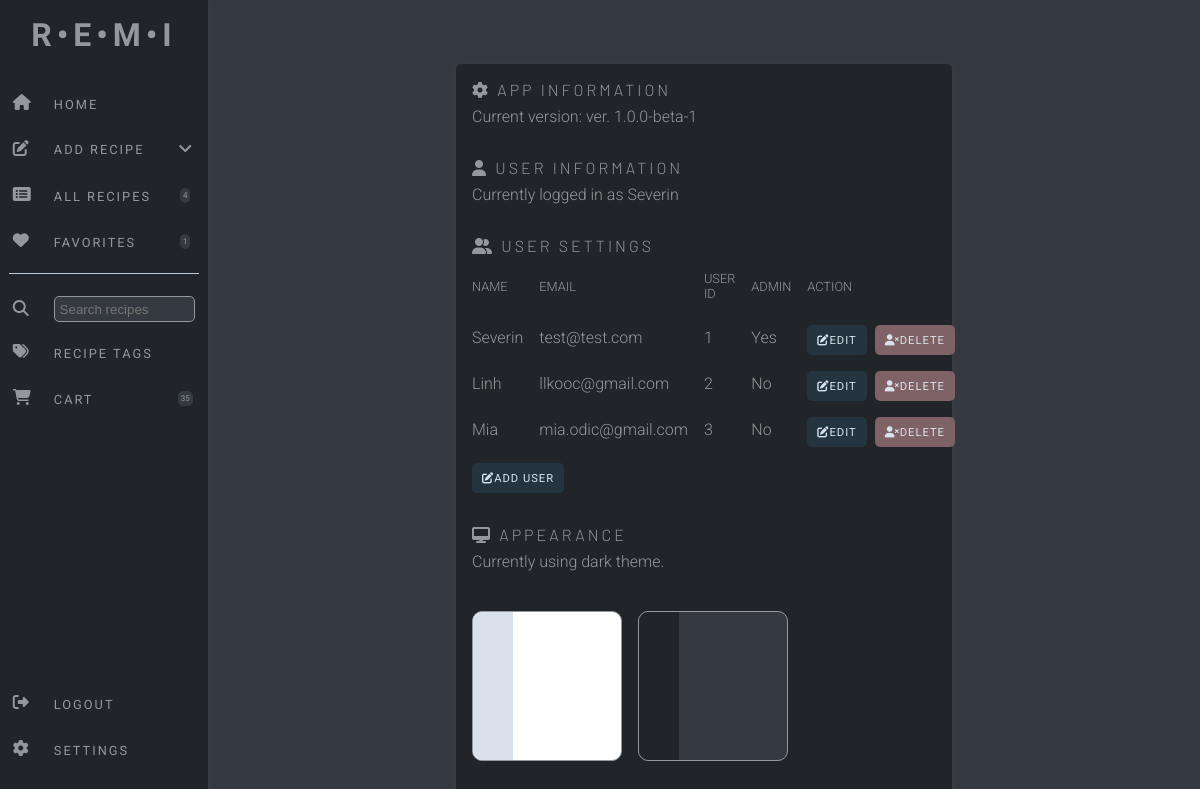
/settings (signed in), run on the app's committed database.
### website/models.py (models this page shows)
class User(db.Model, UserMixin):
    id = db.Column(db.Integer, primary_key=True)
    email = db.Column(db.String(150), unique=True)
    password = db.Column(db.String(150))
    first_name = db.Column(db.String(50))
    admin = db.Column(db.Boolean, default=False)
    recipes = db.relationship('Recipe')
    theme = db.Column(db.String, default="1")

### website/views.py (the view, shortened to what this page needs)
@views.route('/settings', methods=['GET', 'POST'])
@login_required
def settings():
    favorite_total = Recipe.query.filter_by(username=current_user.id, favorite=True).count()
    total_recipes = Recipe.query.filter_by(username=current_user.id).count()
    shopping_list = ShoppingList.query.filter_by(username=current_user.id).count()
    user = User.query.filter_by(id=current_user.id).first()
    theme = user.theme
    all_users = User.query.all()
    return render_template("settings.html", favorite_total=favorite_total, total_recipes=total_recipes, shopping_list=shopping_list, user=current_user,
                           all_users=all_users, theme=theme)

### website/__init__.py (called while the page is built)
def create_app():
    app = Flask(__name__)
    app.config['SECRET_KEY'] = 'sdf897sdf987'
    app.config['SQLALCHEMY_DATABASE_URI'] = f'sqlite:///{DB_NAME}'
    db.init_app(app)
    migrate.init_app(app, db)
    from .views import views
    from .auth import auth
    app.register_blueprint(views, url_prefix='/')
    app.register_blueprint(auth, url_prefix='/')
    from .models import User, Recipe
    with app.app_context():
        db.create_all()
    login_manager = LoginManager()
    login_manager.login_view = 'auth.login'
    login_manager.init_app(app)
    @login_manager.user_loader
    def load_user(id):
        return User.query.get(int(id))
    return app

### website/templates/settings.html (shortened to what this page needs)
{% extends "base.html" %} {% block title %}Home{% endblock %} {% block
    content %}
    <div class="body-wrapper-settings">
      <div class="settings-display">
        <div class="title-settings">
          <i class="fa-solid fa-gear"></i> App Information
        </div>
        <div class="content-settings">
          Current version: ver. 1.0.0-beta-1
        </div>
        <div class="title-settings">
          <i class="fa-solid fa-user"></i> User information
        </div>
        <div class="content-settings">
          Currently logged in as {{ user.first_name }}
        </div>
        {% if user.admin == True %}
        <div class="title-settings">
          <i class="fa-solid fa-user-group"></i> User Settings
        </div>
        <div class="content-settings">
          <div class="users-headings">
            <span class="user-info-heading">Name</span>
            <span class="user-info-heading">Email</span>
            <span class="user-info-heading">User ID</span>
            <span class="user-info-heading">Admin</span>
            <span class="user-info-heading">Action</span>
            {% for user in all_users %}
            <span class="user-info">{{ user.first_name }}</span>
            <span class="user-info">{{ user.email }}</span>
            <span class="user-info">{{ user.id }}</span>
            <span class="user-info">{% if user.admin %}Yes{% else %}No{% endif %}</span>
            <span class="user-control"><button class="button-user-primary" data-user-id="{{ user.id }}" onclick="editUser({{ user.id }})"><i class="fa-solid fa-pen-to-square"></i> Edit</button><button class="button-user-delete" id="deleteUser" onclick="deleteUser({{ user.id }}, '{{ user.first_name }}')"><i class="fa-solid fa-user-xmark"></i> Delete</button></span>
          {% endfor %}
          </div>
          <div class="add-user">
          <button class="button-user-primary" id="addUser"><i class="fa-solid fa-pen-to-square"></i> Add User</button>
          </div>
        </div>
        {% endif %}
        <div class="title-settings">
          <i class="fa-solid fa-desktop"></i> Appearance
        </div>
        <div class="content-settings">
          {% if theme == "1" %}
          Currently using light theme.
          {% else %}
          Currently using dark theme.
          {% endif %}
        </div>
        <div class="content-settings-theme">
          <a href="/theme/light">
          <div class="theme-container-light">
            <div class="nav-light">
            </div>
          </div>
          </a>
          <a href="/theme/dark">
          <div class="theme-container-dark">
            <div class="nav-dark">
            </div>
          </div>
        </a>
        </div>
      </div>
    </div>
    {% endblock %}

### website/static/css/dark.css (style rules this page uses)
* { margin: 0; padding: 0; box-sizing: border-box; }
body { position: relative; }
:root { --nav-background: #212529; --nav-background-light: #D9E2EC; --main-background: #343a40; --logo-color: #94989c; --nav-items-color: #94989c; --nav-icon-color: #94989c; --nav-items-hover: #484b4e; --nav-text-color: #94989c; --search-input-color: #343a40; --pill-background: #343a40; --recipe-card-background: #212529; --primary-button: #25353f; --secondary-button: #D9E2EC; --recipe-tag-background: #212529be; --instructions-background: #212529; --information-wrapper: #212529; --recipe-icons: #94989c; --tags-wrapper: #212529; --modal-delete: #7e6265; }
body { background-color: var(--main-background); }
.body-wrapper-settings { display: flex; width: 100%; justify-content: center; margin-top: 4rem; }
.settings-display { width: 50%; display: flex; flex-direction: column; padding: 1rem; background-color: var(--recipe-card-background); border-radius: 5px; margin: 0; position: relative; box-shadow: rgba(99, 99, 99, 0.2) 0px 2px 8px 0px; }
.title-settings { font-family: 'Barlow', sans-serif; color: var(--nav-icon-color); text-transform: uppercase; letter-spacing: 3px; font-size: 1rem; font-weight: 300; margin-bottom: .5rem; }
.content-settings { margin-bottom: 2rem; font-family: 'Roboto', sans-serif; color: var(--nav-items-color); font-weight: 300; }
.content-settings-theme { margin-bottom: 2rem; margin-top: .5rem; display: flex; gap: 1rem; font-family: 'Roboto', sans-serif; color: var(--nav-items-color); font-weight: 300; }
.users-headings { display: grid; border-color: rgb(191, 186, 205); grid-template-columns: 1fr 1fr 1fr 1fr auto; align-items: center; gap: 1rem; margin-bottom: .5rem; margin-top: .5rem; grid-auto-flow: row; }
.button-user-primary { background-color: var(--primary-button); border: none; border-radius: 5px; height: 30px; display: flex; align-items: center; justify-content: center; padding: 3px; padding-left: 10px; padding-right: 10px; text-transform: uppercase; font-family: 'Roboto', sans-serif; letter-spacing: 1px; font-size: .7rem; color: #D9E2EC; align-self: start; }
.button-user-delete { background-color: var(--modal-delete); border: none; border-radius: 5px; height: 30px; display: flex; align-items:center; justify-content: center; padding: 3px; padding-left: 10px; padding-right: 10px; text-transform: uppercase; font-family: 'Roboto', sans-serif; letter-spacing: 1px; font-size: .7rem; color: #D9E2EC; align-self: start; }
.user-control { display: flex; gap: .5rem; }
.add-user { display: flex; margin-top: 1rem; }
.theme-container-light { width: 150px; height: 150px; display: flex; border-radius: 10px; border: 1px solid; border-color: var(--nav-text-color); background-color: white; }
.nav-light { width: 40px; height: 100%; border-top-left-radius: 10px; border-bottom-left-radius: 10px; background-color: var(--nav-background-light); }
.theme-container-dark { width: 150px; height: 150px; display: flex; border-radius: 10px; border: 1px solid; border-color: var(--nav-text-color); background-color: var(--main-background); }
.nav-dark { width: 40px; height: 100%; border-top-left-radius: 10px; border-bottom-left-radius: 10px; background-color: var(--nav-background); }
.user-info-heading { text-transform: uppercase; font-size: .8rem; margin-bottom: .5rem; }
.user-info { margin-bottom: .3rem; }

### data on the page
User: first_name "Severin", email "test@test.com", id "1", admin "Yes"
User: first_name "Linh", email "llkooc@gmail.com", id "2", shows "No"
User: first_name "Mia", email "mia.odic@gmail.com", id "3", shows "No"

### other printed values
{{ total_recipes }} "4"
{{ favorite_total }} "1"
{{ shopping_list }} "35"
